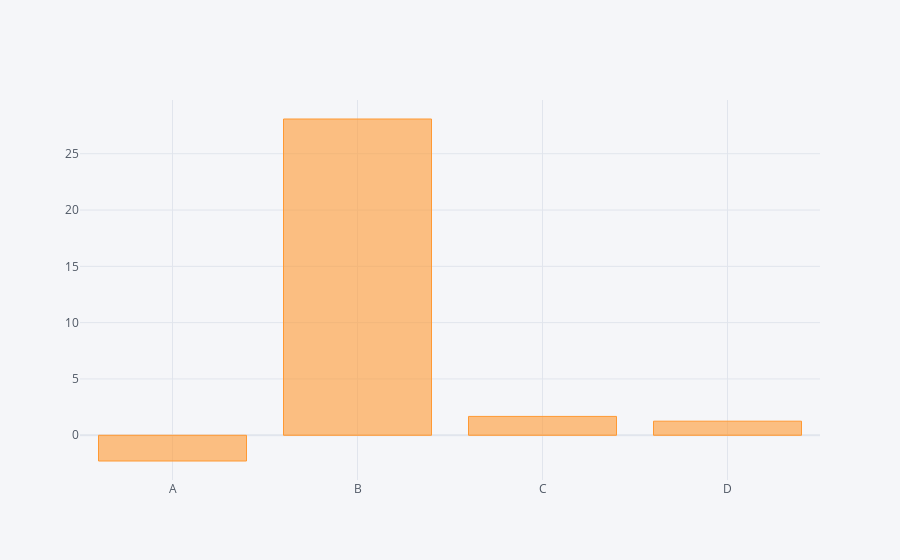

The notebook cell this image was saved under:
### Code cell
df.sum().iplot(kind='bar')

### Figure 1 — Plotly figure (JSON) as saved in the notebook; plotly's stock layout.template omitted (floating-point values rounded to 4 significant figures)
{"data": [{"marker": {"color": "rgba(255, 153, 51, 0.6)", "line": {"color": "rgba(255, 153, 51, 1.0)", "width": 1}}, "name": "None", "orientation": "v", "text": "", "type": "bar", "x": ["A", "B", "C", "D"], "y": [-2.284, 28.09, 1.676, 1.253]}], "layout": {"legend": {"bgcolor": "#F5F6F9", "font": {"color": "#4D5663"}}, "paper_bgcolor": "#F5F6F9", "plot_bgcolor": "#F5F6F9", "title": {"font": {"color": "#4D5663"}}, "xaxis": {"gridcolor": "#E1E5ED", "showgrid": true, "tickfont": {"color": "#4D5663"}, "title": {"font": {"color": "#4D5663"}, "text": ""}, "zerolinecolor": "#E1E5ED"}, "yaxis": {"gridcolor": "#E1E5ED", "showgrid": true, "tickfont": {"color": "#4D5663"}, "title": {"font": {"color": "#4D5663"}, "text": ""}, "zerolinecolor": "#E1E5ED"}}}
